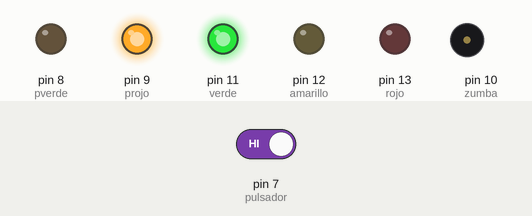
A sketch run on a simulated Arduino Uno, built with avr-gcc and run on an emulated ATmega328P. Shown: output pins drawn as LEDs (lit = HIGH), buzzer (waves = sounding, pin HIGH). The test bench sets the inputs (shaded band); at power-on: pin 7 (pulsador) HIGH.

Above: at 4.2 s.
4.3 s: pin 7 (pulsador) driven HIGH
5.8 s: pin 7 (pulsador) driven LOW
At 6.8 s:
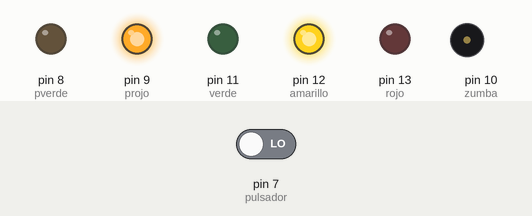
At 9.1 s:
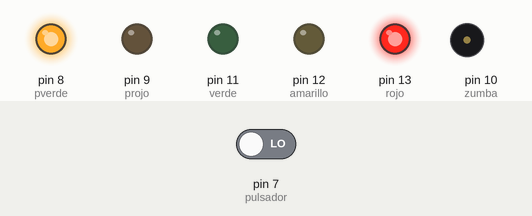
Timing chart, 0 to 23.0 s (numbered marks = the images above; inputs shaded):
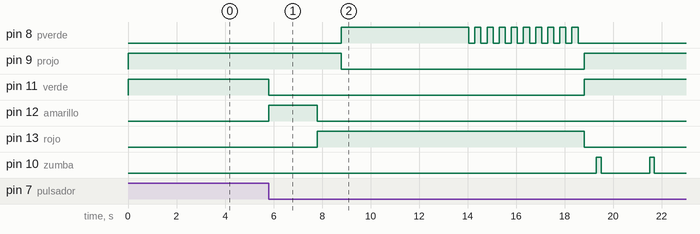

The sketch:

semaforo_peatones_pulsador.ino
```cpp
/////a ver 2 intento

int tiempoCruce = 5000;
int rojo=13;
int amarillo=12;
int verde=11;
int zumba=10;
//semaforo para peatones
int projo= 9; // peatones rojo
int pverde=8; // peatones verde
int pulsador=7;
unsigned long tiempoCambio = 0;

void setup(){
  // semaforo coches
  pinMode(rojo, OUTPUT);  // rojo
  pinMode(amarillo, OUTPUT);   // amarillo
  pinMode(verde, OUTPUT);   // verde
  // semáforo peatones
  pinMode(projo, OUTPUT);   // peatones rojo
  pinMode(pverde, OUTPUT);   // peatones verde
  pinMode(pulsador, INPUT);    // pulsador, cambio de color
  pinMode(zumba,OUTPUT);       // salida parlante
  digitalWrite(verde, HIGH);    // iniciamos con el verde encendido, coche
  digitalWrite(projo, HIGH);    // iniciamos con el rojo encendido, peatón
}
void loop() {
 int estado = digitalRead(pulsador);
 if (estado == LOW && (millis() - tiempoCambio) > 5000 ){
  cambioLuz();
 }
}
void cambioLuz() {
  digitalWrite(verde,LOW);    // verde apagado, coche
  digitalWrite(amarillo, HIGH);  // amarillo encendido, coche
  delay(2000);

  digitalWrite(amarillo, LOW);   // amarillo apagado, coche
  digitalWrite(rojo, HIGH); // rojo encendido, coche
  delay(1000);

  digitalWrite(projo, LOW);   // rojo apagado, peatón
  digitalWrite(pverde, HIGH);  // verde encendido, peatón
  delay(tiempoCruce);
  // parpadeo de la luz verde del peatón
  for (int x=0; x < 10; x++) {
    digitalWrite(pverde, HIGH);
    delay(250);
    digitalWrite(pverde, LOW);
    delay(250);
  }

   digitalWrite(rojo, LOW);    // rojo apagado, coche
   digitalWrite(verde, HIGH);    // verde encendido, coche

  digitalWrite(projo, HIGH);    // rojo encendido, peatón
  delay(500);

  for (int i=0; i<3; i++){           // bucle que se repite 5 veces
       digitalWrite(zumba, HIGH);    // sonido
       delay(200);                      // pausa
       digitalWrite(zumba, LOW);     // silencio
       delay(2000);                      // pausa
    }
  int estado = LOW;
  cambioLuz();

  tiempoCambio = millis();
}
```

Measured:
- after the input at 4.3 s, every drawn part: stays the same
- after the input at 5.8 s, pin 8 (pverde): LOW → HIGH after 3.0 s, then repeats every 0.50 s: LOW 0.25 s, HIGH 0.25 s, until it stays LOW from 18.6 s; pin 9 (projo): HIGH → LOW after 3.0 s, → HIGH 10.0 s later
